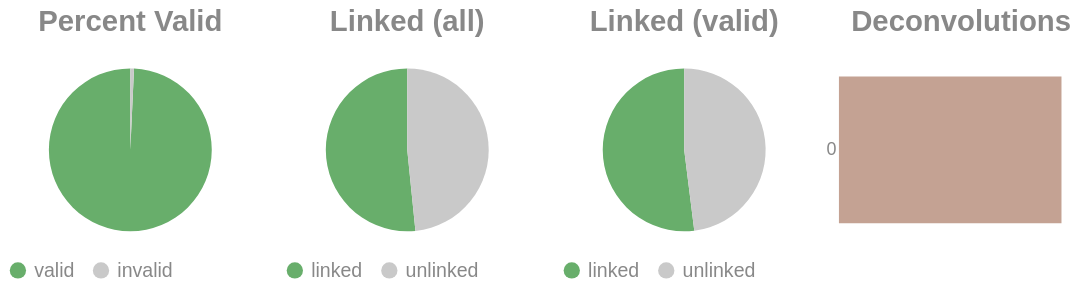

Write notebook code for a chart like this one.
### Code cell
if SKIPLR:
    pass
else:
    clash = Counter()
    for i in valids['molecule'].to_list():
        _mol = i.split("-")
        if len(_mol) == 1:
            clash.update('0')
        else:
            clash.update(_mol[-1])

    _d = {"deconvolutions": [], 'count': []}
    for k,v in clash.items():
        _d['deconvolutions'].append(k)
        _d['count'].append(v)

    tot_valid = valids['reads'].sum()
    mask = valids['reads'] >= 2
    n_linked_reads = valids.filter(mask)['reads'].sum()
    if n_linked_reads == 0:
        print_html("No linked molecules (>=2 reads) were detected; skipping linked-only distributions.")
        SKIPLR = True
    else:
        perc_valid = round(tot_valid / n_reads, 4)
        linked_perc_abs = round(n_linked_reads / n_reads, 4)
        linked_perc = round(n_linked_reads / tot_valid, 4)

    _valid = pl.DataFrame({"valids": ['valid', 'invalid'], "count": [tot_valid, n_reads - tot_valid]})
    _linked_abs = pl.DataFrame({"linked (absolute)": ['linked', 'unlinked'], "count": [n_linked_reads, n_reads - n_linked_reads]})
    _linked_rel = pl.DataFrame({"linked (valids)": ['linked', 'unlinked'], "count": [n_linked_reads, tot_valid - n_linked_reads]})

    (
        alt.hconcat(
            piechart(_valid, goodval = 'valid', title = "Percent Valid"),
            piechart(_linked_abs, goodval = "linked", title =  "Linked (all)"),
            piechart(_linked_rel, goodval = "linked", title =  "Linked (valid)"),
            convolutionbar(pl.DataFrame(_d), title = "Deconvolutions"),
            center = True,
            bounds = 'flush'
        )
        .resolve_scale(color='independent')
        .resolve_legend('independent')
        .properties(usermeta={'embedOptions': {"actions": False}})
    ).display()

### Figure 1 — Vega-Lite specification as saved in the notebook (floating-point values rounded to 4 significant figures)
{"width": "container", "height": 400, "config": {"title": {"anchor": "start", "dy": -15, "fontSize": 18, "color": "#888888", "subtitleColor": "#888888", "subtitleFontSize": 14}, "arc": {"fill": "#0072B2"}, "axis": {"domainColor": "#888888", "domainWidth": 0.5, "gridWidth": 0.2, "grid": false, "titleFontWeight": 400, "titleFontSize": 15, "labelFontSize": 11, "labelColor": "#888888", "tickColor": "#888888", "tickWidth": 0.2, "titleColor": "#888888"}, "axisBand": {"grid": false}, "axisX": {"grid": true, "tickSize": 10, "domainCap": "round"}, "axisY": {"domain": false, "grid": true, "tickSize": 0, "domainCap": "round"}, "background": "transparent", "header": {"labelFontSize": 15, "labelColor": "#888888", "titleFontSize": 15, "titleFontWeight": 600, "titleColor": "#888888"}, "legend": {"labelFont": "sans-serif", "labelFontSize": 12, "labelColor": "#888888", "symbolSize": 100, "symbolType": "circle", "titleFontSize": 12, "titlePadding": 10, "titleColor": "#888888", "title": null}, "range": {"category": ["#E69F00", "#56B4E9", "#009E73", "#F0E442", "#0072B2", "#D55E00", "#CC79A7", "#000000"], "diverging": ["#cfe8f3", "#a2d4ec", "#73bfe2", "#46abdb", "#1696d2", "#12719e"]}, "area": {"fill": "#0072B2", "fillOpacity": 0.7, "line": true, "strokeOpacity": 0.7}, "line": {"color": "#0072B2", "stroke": "#0072B2", "strokeWidth": 2}, "trail": {"color": "#0072B2", "stroke": "#0072B2", "strokeWidth": 0, "size": 1}, "point": {"filled": true, "fillOpacity": 1.0, "size": 95}, "text": {"color": "#888888", "fontSize": 11, "align": "right", "fontWeight": 400, "size": 11}, "bar": {"fill": "#0072B2", "stroke": null}, "view": {"stroke": null, "continuousWidth": 660, "continuousHeight": 400}}, "hconcat": [{"data": {"name": "data-aabb1e1511c4e36be060110d1e7f942d"}, "mark": {"type": "arc"}, "encoding": {"color": {"field": "valids", "legend": {"orient": "bottom", "title": null}, "scale": {"domain": ["valid", "invalid"], "range": ["#68ae6b", "#C9C9C9"]}, "title": "Valids", "type": "nominal"}, "theta": {"field": "count", "type": "quantitative"}, "tooltip": [{"field": "valids", "title": "Valids", "type": "ordinal"}, {"field": "percent", "format": ".2%", "title": "Percent", "type": "quantitative"}, {"field": "count", "title": "Count", "type": "quantitative"}]}, "height": 100, "title": {"text": "Percent Valid", "align": "center", "anchor": "middle"}, "transform": [{"calculate": "datum.count / 11728289", "as": "percent"}], "width": 150}, {"data": {"name": "data-6f4fb08140c16099631497f92cbefde0"}, "mark": {"type": "arc"}, "encoding": {"color": {"field": "linked (absolute)", "legend": {"orient": "bottom", "title": null}, "scale": {"domain": ["linked", "unlinked"], "range": ["#68ae6b", "#C9C9C9"]}, "title": "Linked (Absolute)", "type": "nominal"}, "theta": {"field": "count", "type": "quantitative"}, "tooltip": [{"field": "linked (absolute)", "title": "Linked (Absolute)", "type": "ordinal"}, {"field": "percent", "format": ".2%", "title": "Percent", "type": "quantitative"}, {"field": "count", "title": "Count", "type": "quantitative"}]}, "height": 100, "title": {"text": "Linked (all)", "align": "center", "anchor": "middle"}, "transform": [{"calculate": "datum.count / 11728289", "as": "percent"}], "width": 150}, {"data": {"name": "data-9494cd0a8eb95357be74771efb797f5c"}, "mark": {"type": "arc"}, "encoding": {"color": {"field": "linked (valids)", "legend": {"orient": "bottom", "title": null}, "scale": {"domain": ["linked", "unlinked"], "range": ["#68ae6b", "#C9C9C9"]}, "title": "Linked (Valids)", "type": "nominal"}, "theta": {"field": "count", "type": "quantitative"}, "tooltip": [{"field": "linked (valids)", "title": "Linked (Valids)", "type": "ordinal"}, {"field": "percent", "format": ".2%", "title": "Percent", "type": "quantitative"}, {"field": "count", "title": "Count", "type": "quantitative"}]}, "height": 100, "title": {"text": "Linked (valid)", "align": "center", "anchor": "middle"}, "transform": [{"calculate": "datum.count / 11643162", "as": "percent"}], "width": 150}, {"data": {"name": "data-02c13da95eae44618b67b5d0554e5446"}, "mark": {"type": "bar"}, "encoding": {"color": {"field": "deconvolutions", "legend": null, "scale": {"scheme": "lightgreyred"}, "type": "nominal"}, "tooltip": [{"field": "deconvolutions", "title": "Deconvolutions", "type": "ordinal"}, {"field": "percent", "format": ".2%", "title": "Percent", "type": "quantitative"}, {"field": "count", "title": "Count", "type": "quantitative"}], "x": {"axis": null, "field": "count", "type": "quantitative"}, "y": {"field": "deconvolutions", "sort": "ascending", "title": null, "type": "nominal"}}, "height": 100, "title": {"text": "Deconvolutions", "align": "center", "anchor": "middle"}, "transform": [{"calculate": "datum.count / 7286276", "as": "percent"}], "width": 150}], "bounds": "flush", "center": true, "resolve": {"legend": {"angle": "independent"}, "scale": {"color": "independent"}}, "usermeta": {"embedOptions": {"actions": false}}, "$schema": "https://vega.github.io/schema/vega-lite/v6.1.0.json", "datasets": {"data-aabb1e1511c4e36be060110d1e7f942d": [{"valids": "valid", "count": 11643162}, {"valids": "invalid", "count": 85127}], "data-6f4fb08140c16099631497f92cbefde0": [{"linked (absolute)": "linked", "count": 6052438}, {"linked (absolute)": "unlinked", "count": 5675851}], "data-9494cd0a8eb95357be74771efb797f5c": [{"linked (valids)": "linked", "count": 6052438}, {"linked (valids)": "unlinked", "count": 5590724}], "data-02c13da95eae44618b67b5d0554e5446": [{"deconvolutions": "0", "count": 7286276}]}}
